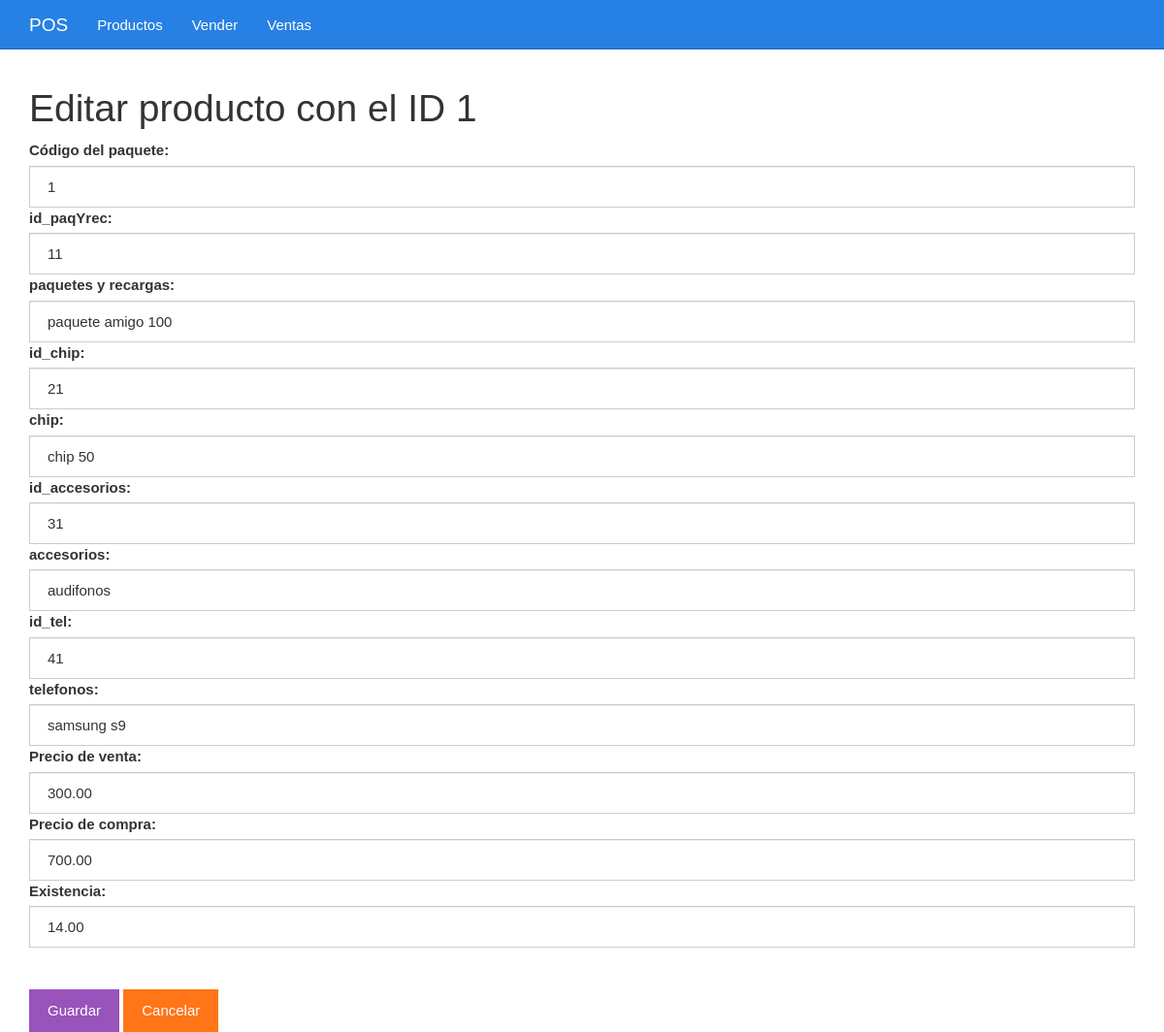
Screenshot of /editar.php?id=1 with the database file from the repository.
### tables this page shows
CREATE TABLE `tbl_productos` (
  `id` bigint(20) UNSIGNED NOT NULL,
  `codigo` varchar(255) NOT NULL,
  `id_paqYrec` int(10) NOT NULL,
  `paquetes_y_recargas` varchar(100) NOT NULL,
  `id_chip` int(10) NOT NULL,
  `chip` varchar(100) NOT NULL,
  `id_accesorios` int(10) NOT NULL,
  `accesorios` varchar(100) NOT NULL,
  `id_tel` int(10) NOT NULL,
  `telefonos` varchar(100) NOT NULL,
  `precioVenta` decimal(5,2) NOT NULL,
  `precioCompra` decimal(5,2) NOT NULL,
  `existencia` decimal(5,2) NOT NULL
);

### editar.php (the view, shortened to what this page needs)
<?php
$id = $_GET["id"];
include_once "base_de_datos.php";
$sentencia = $base_de_datos->prepare("SELECT * FROM tbl_productos WHERE id = ?;");
$sentencia->execute([$id]);
$producto = $sentencia->fetch(PDO::FETCH_OBJ);
?>
<?php include_once "encabezado.php" ?>
	<div class="col-xs-12">
		<h1>Editar producto con el ID <?php echo $producto->id; ?></h1>
		<form method="post" action="guardarDatosEditados.php">
			<label for="codigo">Código del paquete:</label>
			<input value="<?php echo $producto->codigo ?>" class="form-control" name="codigo" required type="text" id="codigo" placeholder="Escribe el código">
			<label for="id_paqYrec">id_paqYrec:</label>
			<input value="<?php echo $producto->id_paqYrec ?>" class="form-control" name="id_paqYrec" required type="number" id="id_paqYrec" placeholder="Escribe el id_paqYrec">
			<label for="paquetes_y_recargas">paquetes y recargas:</label>
			<input value="<?php echo $producto->paquetes_y_recargas ?>" id="paquetes_y_recargas" name="paquetes_y_recargas" class="form-control" required type="text" placeholder="Escribe el paquete y recarga">
			<label for="id_chip">id_chip:</label>
			<input value="<?php echo $producto->id_chip ?>" class="form-control" name="id_chip" required type="number" id="id_chip" placeholder="Escribe el id_chip">
			<label for="chip">chip:</label>
			<input value="<?php echo $producto->chip ?>" id="chip" name="chip" class="form-control" required type="text" placeholder="Escribe el chip">
			<label for="id_accesorios">id_accesorios:</label>
			<input value="<?php echo $producto->id_accesorios ?>" class="form-control" name="id_accesorios" required type="number" id="id_accesorios" placeholder="Escribe el id_accesorio">
			<label for="accesorios">accesorios:</label>
			<input value="<?php echo $producto->accesorios ?>" id="accesorios" name="accesorios" class="form-control" required type="text" placeholder="Escribe el accesorio">
			<label for="id_tel">id_tel:</label>
			<input value="<?php echo $producto->id_tel ?>" class="form-control" name="id_tel" required type="number" id="id_tel" placeholder="Escribe el id_tel">
			<label for="telefonos">telefonos:</label>
			<input value="<?php echo $producto->telefonos ?>" id="telefonos" name="telefonos" class="form-control" required type="text" placeholder="Escribe el telefonos">
			<label for="precioVenta">Precio de venta:</label>
			<input value="<?php echo $producto->precioVenta ?>" class="form-control" name="precioVenta" required type="number" id="precioVenta" placeholder="Precio de venta">
			<label for="precioCompra">Precio de compra:</label>
			<input value="<?php echo $producto->precioCompra ?>" class="form-control" name="precioCompra" required type="number" id="precioCompra" placeholder="Precio de compra">
			<label for="existencia">Existencia:</label>
			<input value="<?php echo $producto->existencia ?>" class="form-control" name="existencia" required type="number" id="existencia" placeholder="Cantidad o existencia">
			<br><br><input class="btn btn-info" type="submit" value="Guardar">
			<a class="btn btn-warning" href="./listar.php">Cancelar</a>
		</form>
	</div>
<?php include_once "pie.php" ?>

### css/estilo.css (style rules this page uses)
body { padding-top: 70px; }

### rows the page displays
tbl_productos: id "1", codigo "1", id_paqYrec "11", paquetes_y_recargas "paquete amigo 100", id_chip "21", chip "chip 50", id_accesorios "31", accesorios "audifonos", id_tel "41", telefonos "samsung s9", precioVenta "300.00", precioCompra "700.00", existencia "14.00"
